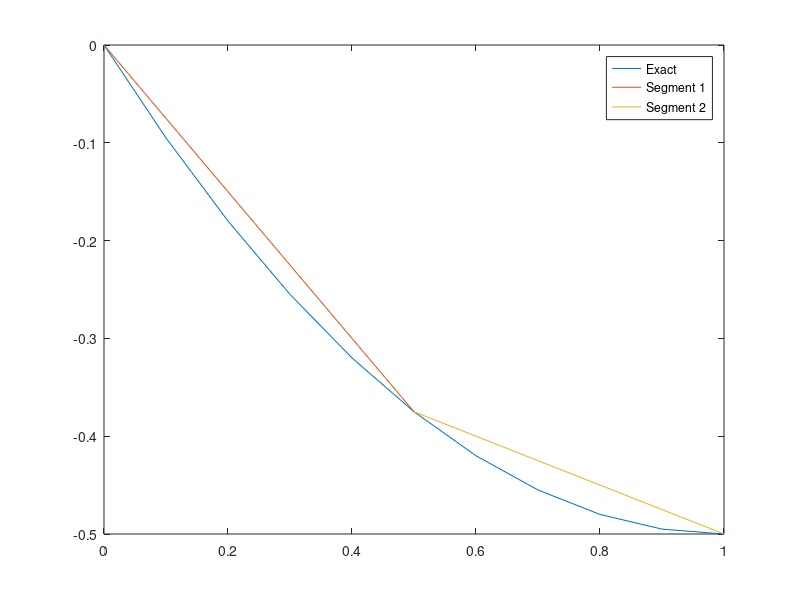

MATLAB code for this plot:
A = 1;
L = 1;
x = 0:0.1:L;
p = 1;
g = -1;
u = p.*g.*L.*x./A - p.*g.*x.^2./(2*A);

x1 = 0:0.1:L/2;
x2 = L/2:0.1:L;

u1 = -3/4.*x1;%.*x1.*p.*g./A;
u2 = -1/4.*x2 -1/4;%.*x2.*p.*g./A;

plot(x,u);
hold on
plot(x1,u1);
plot(x2,u2);
legend('Exact', 'Segment 1', 'Segment 2');
